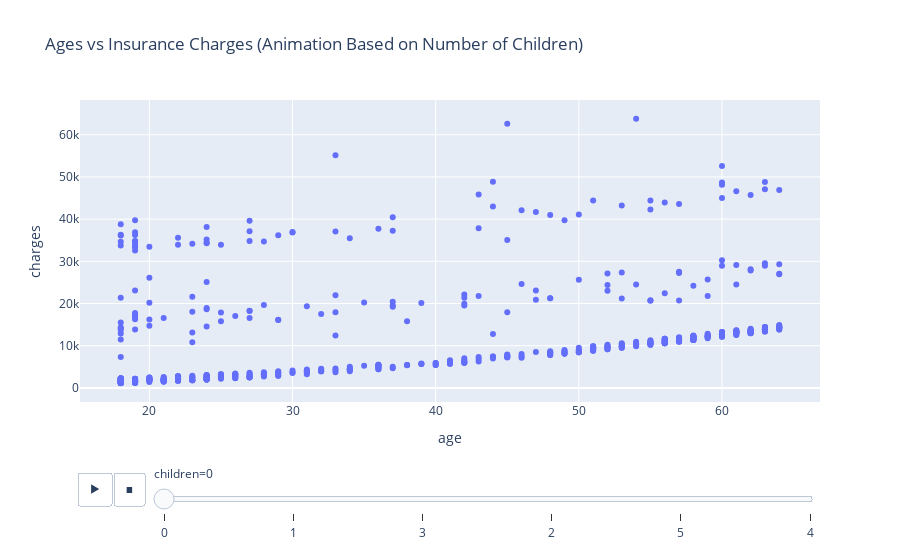

Write notebook code for a chart like this one.
### Code cell
fig = px.scatter(df, x='age', y='charges', animation_frame='children', title='Ages vs Insurance Charges (Animation Based on Number of Children)')
fig.show()

### Figure 1 — Plotly figure (JSON) as saved in the notebook; plotly's stock layout.template omitted (floating-point values rounded to 4 significant figures; data arrays with more than 128 entries replaced by an {"elided": "..."} marker saying what was removed)
{"data": [{"hovertemplate": "children=0<br>age=%{x}<br>charges=%{y}<extra></extra>", "legendgroup": "", "marker": {"color": "#636efa", "symbol": "circle"}, "mode": "markers", "name": "", "orientation": "v", "showlegend": false, "type": "scatter", "x": {"elided": "574 int values"}, "xaxis": "x", "y": {"elided": "574 float values"}, "yaxis": "y"}], "layout": {"legend": {"tracegroupgap": 0}, "sliders": [{"active": 0, "currentvalue": {"prefix": "children="}, "len": 0.9, "pad": {"b": 10, "t": 60}, "steps": [{"args": [["0"], {"frame": {"duration": 0, "redraw": false}, "fromcurrent": true, "mode": "immediate", "transition": {"duration": 0, "easing": "linear"}}], "label": "0", "method": "animate"}, {"args": [["1"], {"frame": {"duration": 0, "redraw": false}, "fromcurrent": true, "mode": "immediate", "transition": {"duration": 0, "easing": "linear"}}], "label": "1", "method": "animate"}, {"args": [["3"], {"frame": {"duration": 0, "redraw": false}, "fromcurrent": true, "mode": "immediate", "transition": {"duration": 0, "easing": "linear"}}], "label": "3", "method": "animate"}, {"args": [["2"], {"frame": {"duration": 0, "redraw": false}, "fromcurrent": true, "mode": "immediate", "transition": {"duration": 0, "easing": "linear"}}], "label": "2", "method": "animate"}, {"args": [["5"], {"frame": {"duration": 0, "redraw": false}, "fromcurrent": true, "mode": "immediate", "transition": {"duration": 0, "easing": "linear"}}], "label": "5", "method": "animate"}, {"args": [["4"], {"frame": {"duration": 0, "redraw": false}, "fromcurrent": true, "mode": "immediate", "transition": {"duration": 0, "easing": "linear"}}], "label": "4", "method": "animate"}], "x": 0.1, "xanchor": "left", "y": 0, "yanchor": "top"}], "title": {"text": "Ages vs Insurance Charges (Animation Based on Number of Children)"}, "updatemenus": [{"buttons": [{"args": [null, {"frame": {"duration": 500, "redraw": false}, "fromcurrent": true, "mode": "immediate", "transition": {"duration": 500, "easing": "linear"}}], "label": "&#9654;", "method": "animate"}, {"args": [[null], {"frame": {"duration": 0, "redraw": false}, "fromcurrent": true, "mode": "immediate", "transition": {"duration": 0, "easing": "linear"}}], "label": "&#9724;", "method": "animate"}], "direction": "left", "pad": {"r": 10, "t": 70}, "showactive": false, "type": "buttons", "x": 0.1, "xanchor": "right", "y": 0, "yanchor": "top"}], "xaxis": {"anchor": "y", "domain": [0, 1], "title": {"text": "age"}}, "yaxis": {"anchor": "x", "domain": [0, 1], "title": {"text": "charges"}}}}
